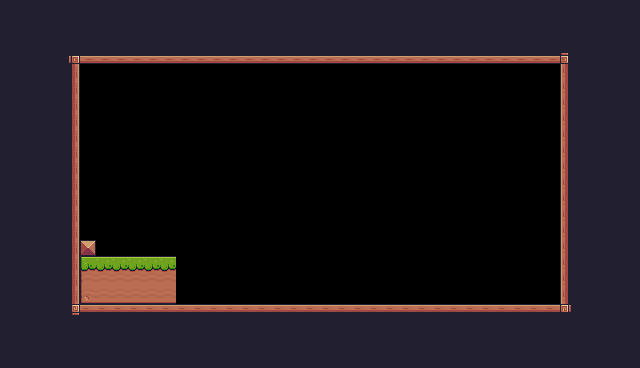

The image is a tile-based game level rendered from a .tmx file. Its description and complete source (layers, tilesets, objects, tile grids) follow:
An orthogonal 40x23 tile map with 16x16 px tiles, 1 tile layer (Background) and 1 object (Player).

<map version="1.10" tiledversion="1.10.2" orientation="orthogonal" renderorder="right-down" width="40" height="23" tilewidth="16" tileheight="16" infinite="0" nextlayerid="4" nextobjectid="3">
 <tileset firstgid="1" source="Pixel Adventure.tsx" />
 <layer id="1" name="Background" width="40" height="23">
  <data encoding="csv">
24,24,24,24,24,24,24,24,24,24,24,24,24,24,24,24,24,24,24,24,24,24,24,24,24,24,24,24,24,24,24,24,24,24,24,24,24,24,24,24,
24,24,24,24,24,24,24,24,24,24,24,24,24,24,24,24,24,24,24,24,24,24,24,24,24,24,24,24,24,24,24,24,24,24,24,24,24,24,24,24,
24,24,24,24,24,112,24,24,24,24,24,24,24,24,24,24,24,24,24,24,24,24,24,112,112,112,112,112,112,112,24,24,24,24,24,24,24,24,24,24,
24,24,24,24,92,134,134,134,134,134,134,134,134,134,134,134,134,134,134,134,134,134,134,134,134,134,134,134,134,134,134,134,134,134,134,93,24,24,24,24,
24,24,24,24,113,0,0,0,0,0,0,0,0,0,0,0,0,0,0,0,0,0,0,0,0,0,0,0,0,0,0,0,0,0,0,111,24,24,24,24,
24,24,24,24,113,0,0,0,0,0,0,0,0,0,0,0,0,0,0,0,0,0,0,0,0,0,0,0,0,0,0,0,0,0,0,111,24,112,24,24,
24,24,24,112,113,0,0,0,0,0,0,0,0,0,0,0,0,0,0,0,0,0,0,0,0,0,0,0,0,0,0,0,0,0,0,111,24,24,24,24,
24,24,24,112,113,0,0,0,0,0,0,0,0,0,0,0,0,0,0,0,0,0,0,0,0,0,0,0,0,0,0,0,0,0,0,111,24,24,24,24,
24,24,24,112,113,0,0,0,0,0,0,0,0,0,0,0,0,0,0,0,0,0,0,0,0,0,0,0,0,0,0,0,0,0,0,111,24,24,24,24,
24,24,24,24,113,0,0,0,0,0,0,0,0,0,0,0,0,0,0,0,0,0,0,0,0,0,0,0,0,0,0,0,0,0,0,111,24,24,24,24,
24,24,24,112,113,0,0,0,0,0,0,0,0,0,0,0,0,0,0,0,0,0,0,0,0,0,0,0,0,0,0,0,0,0,0,111,24,24,24,24,
24,24,24,112,113,0,0,0,0,0,0,0,0,0,0,0,0,0,0,0,0,0,0,0,0,0,0,0,0,0,0,0,0,0,0,111,24,24,24,24,
24,24,24,112,113,0,0,0,0,0,0,0,0,0,0,0,0,0,0,0,0,0,0,0,0,0,0,0,0,0,0,0,0,0,0,111,24,24,24,24,
24,24,24,112,113,0,0,0,0,0,0,0,0,0,0,0,0,0,0,0,0,0,0,0,0,0,0,0,0,0,0,0,0,0,0,111,24,24,24,24,
24,24,24,112,113,0,0,0,0,0,0,0,0,0,0,0,0,0,0,0,0,0,0,0,0,0,0,0,0,0,0,0,0,0,0,111,24,24,24,24,
24,24,24,24,113,35,0,0,0,0,0,0,0,0,0,0,0,0,0,0,0,0,0,0,0,0,0,0,0,0,0,0,0,0,0,111,24,24,24,24,
24,24,24,24,113,7,8,8,8,8,8,0,0,0,0,0,0,0,0,0,0,0,0,0,0,0,0,0,0,0,0,0,0,0,0,111,24,24,24,24,
24,24,24,112,113,29,30,30,30,30,30,0,0,0,0,0,0,0,0,0,0,0,0,0,0,0,0,0,0,0,0,0,0,0,0,111,24,24,24,24,
24,24,24,112,113,51,52,52,52,52,52,0,0,0,0,0,0,0,0,0,0,0,0,0,0,0,0,0,0,0,0,0,0,0,0,111,24,24,24,24,
24,24,24,24,114,90,90,90,90,90,90,90,90,90,90,90,90,90,90,90,90,90,90,90,90,90,90,90,90,90,90,90,90,90,90,115,24,24,24,24,
24,24,24,24,24,24,24,24,24,24,24,24,24,24,24,24,24,24,112,112,112,112,112,112,112,112,112,112,112,112,24,24,24,24,24,24,24,24,24,24,
24,24,24,24,24,24,24,24,24,24,24,24,24,24,24,24,24,24,24,24,24,24,24,24,24,24,24,24,24,24,24,24,24,24,24,24,24,24,24,24,
24,24,24,24,24,24,24,24,24,24,24,24,24,24,24,24,24,24,24,24,24,24,24,24,24,24,24,24,24,24,24,24,24,24,24,24,24,24,24,24
</data>
 </layer>
 <objectgroup id="3" name="Spawnpoints">
  <object id="2" name="Player" type="Player" x="144" y="224" width="32" height="32" />
 </objectgroup>
</map>
